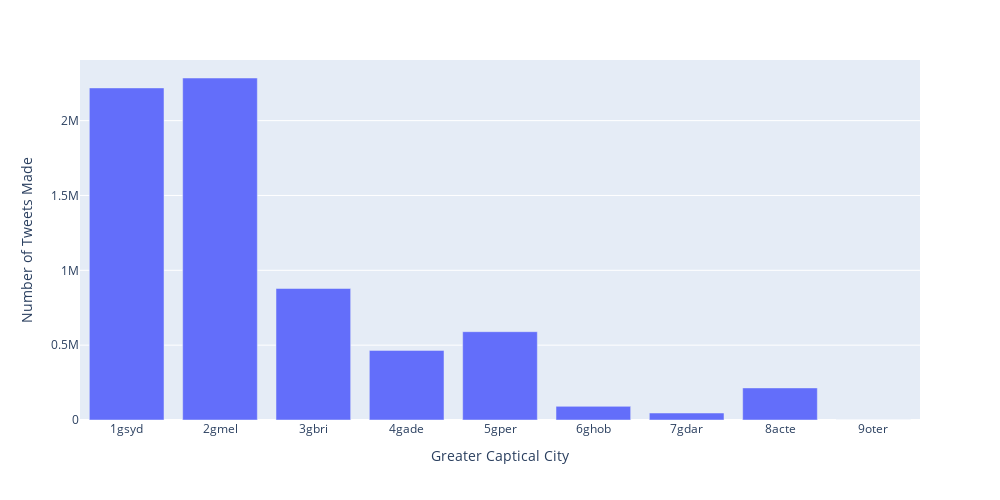

The notebook cell saved with this chart:
### Code cell
px.bar(data_frame=df2, x='Greater Captical City', y='Number of Tweets Made', width=1000, height=500)

### Figure 1 — Plotly figure (JSON) as saved in the notebook; plotly's stock layout.template omitted (floating-point values rounded to 4 significant figures)
{"data": [{"alignmentgroup": "True", "hovertemplate": "Greater Captical City=%{x}<br>Number of Tweets Made=%{y}<extra></extra>", "legendgroup": "", "marker": {"color": "#636efa", "pattern": {"shape": ""}}, "name": "", "offsetgroup": "", "orientation": "v", "showlegend": false, "textposition": "auto", "type": "bar", "x": ["1gsyd", "2gmel", "3gbri", "4gade", "5gper", "6ghob", "7gdar", "8acte", "9oter"], "xaxis": "x", "y": [2218689, 2284909, 878614, 465081, 590045, 91112, 46772, 214347, 203], "yaxis": "y"}], "layout": {"barmode": "relative", "height": 500, "legend": {"tracegroupgap": 0}, "margin": {"t": 60}, "width": 1000, "xaxis": {"anchor": "y", "autorange": true, "domain": [0, 1], "range": [-0.5, 8.5], "title": {"text": "Greater Captical City"}, "type": "category"}, "yaxis": {"anchor": "x", "autorange": true, "domain": [0, 1], "range": [0, 2405000.0], "title": {"text": "Number of Tweets Made"}, "type": "linear"}}}
